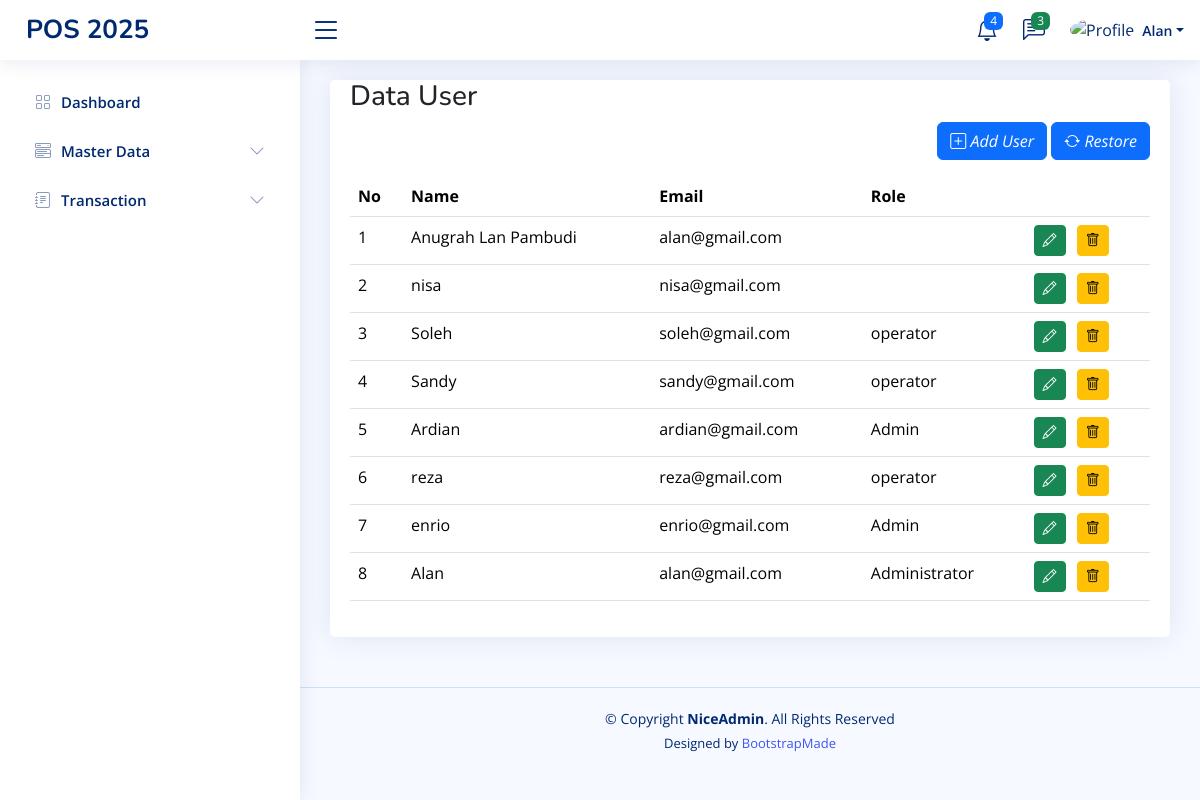
Page /home.php?page=user (signed in) on the committed database.
### tables this page shows
CREATE TABLE `users` (
  `id` int(11) NOT NULL,
  `name` varchar(100) DEFAULT NULL,
  `email` varchar(255) DEFAULT NULL,
  `password` varchar(100) DEFAULT NULL,
  `created_at` timestamp NOT NULL DEFAULT current_timestamp(),
  `updated_at` timestamp NOT NULL DEFAULT current_timestamp() ON UPDATE current_timestamp(),
  `role_id` int(11) DEFAULT NULL,
  `deleted_at` datetime DEFAULT NULL
);

CREATE TABLE `roles` (
  `id` int(11) NOT NULL,
  `name` varchar(30) DEFAULT NULL,
  `created_at` timestamp NOT NULL DEFAULT current_timestamp(),
  `updated_at` timestamp NOT NULL DEFAULT current_timestamp() ON UPDATE current_timestamp()
);

### pages/user.php (the view, shortened to what this page needs)
<?php
$query = mysqli_query(
    $koneksi,
    "SELECT r.name AS role_name, u.*
FROM users u LEFT JOIN roles r ON r.id = u.role_id WHERE deleted_at IS NULL ORDER BY u.id DESC",
);
$users = mysqli_fetch_all($query, MYSQLI_ASSOC);
?>
<div class="row">
    <div class="col-sm-12">
        <div class="card">
            <div class="card-body">
                <h3 class="card-tittle">Data User</h3>
                <div class="mb-3" align="right">
                    <a href="?page=tambah-user" class="btn btn-primary">
                        <i class="bi bi-plus-square"> Add User</i>
                    </a>
                     <a href="?page=user-restore" class="btn btn-primary">
                        <i class="bi bi-arrow-repeat"> Restore</i>
                    </a>
                </div>
                <table class="table" table-bordered table-striped>
                    <thead>
                        <tr>
                            <th>No</th>
                            <th>Name</th>
                            <th>Email</th>
                            <th>Role</th>
                            <th></th>
                        </tr>
                    </thead>
                    <tbody>
                        <?php foreach($users as $key => $value): ?>
                        <tr>
                            <td><?php echo $key += 1; ?></td>
                            <td><?php echo $value['name']; ?></td>
                            <td><?php echo $value['email']; ?></td>
                            <td><?php echo $value['role_name']; ?></td>
                            <td>
                                <a class="btn btn-success btn-sm" href="?page=tambah-user&edit=<?php echo $value['id']; ?>"
                                    style="margin-right: 2px;">
                                    <i class="bi bi-pencil"></i>
                                </a>
                                <a class="btn btn-warning btn-sm"
                                    onclick="return confirm('Are you sure you want to delete this data?')"
                                    href="?page=user&delete=<?php echo $value['id']; ?>" style="margin-left: 5px;">
                                    <i class="bi bi-trash"></i>
                                </a>
                            </td>
                        </tr>
                        <?php endforeach?>
                    </tbody>
                </table>
            </div>
        </div>
    </div>
</div>

### home.php (shortened to what this page needs)
<!DOCTYPE html>
<html lang="en">
<head>
    <link href="assets/vendor/bootstrap/css/bootstrap.min.css" rel="stylesheet">
    <link href="assets/vendor/bootstrap-icons/bootstrap-icons.css" rel="stylesheet">
    <link href="assets/vendor/boxicons/css/boxicons.min.css" rel="stylesheet">
    <link href="assets/vendor/quill/quill.snow.css" rel="stylesheet">
    <link href="assets/vendor/quill/quill.bubble.css" rel="stylesheet">
    <link href="assets/vendor/remixicon/remixicon.css" rel="stylesheet">
    <link href="assets/vendor/simple-datatables/style.css" rel="stylesheet">
    <link href="assets/css/style.css" rel="stylesheet">
</head>
<body>
    <?php include 'inc/header.php'; ?>
    <?php include 'inc/sidebar.php'; ?>
    <main id="main" class="main">
        <?php
        if (isset($_GET['page'])) {
            if (file_exists('pages/' . $_GET['page'] . '.php')) {
                include 'pages/' . $_GET['page'] . '.php';
            }else{
                echo "<h1>404notfound</h1>";
            }
        } else {
            include 'pages/dashboard.php';
        }
        ?>
    </main>
    <footer id="footer" class="footer">
        <div class="copyright">
            &copy; Copyright <strong><span>NiceAdmin</span></strong>. All Rights Reserved
        </div>
        <div class="credits">
            Designed by <a href="https://bootstrapmade.com/">BootstrapMade</a>
        </div>
    </footer>
</body>
</html>

### inc/header.php (shortened to what this page needs)
<header id="header" class="header fixed-top d-flex align-items-center">
    <div class="d-flex align-items-center justify-content-between">
      <a href="?page=dashboard" class="logo d-flex align-items-center">
        <span class="d-none d-lg-block">POS 2025</span>
      </a>
      <i class="bi bi-list toggle-sidebar-btn"></i>
    </div>
    <nav class="header-nav ms-auto">
      <ul class="d-flex align-items-center">
        <li class="nav-item dropdown">
          <a class="nav-link nav-icon" href="#" data-bs-toggle="dropdown">
            <i class="bi bi-bell"></i>
            <span class="badge bg-primary badge-number">4</span>
          </a>
        </li>
        <li class="nav-item dropdown">
          <a class="nav-link nav-icon" href="#" data-bs-toggle="dropdown">
            <i class="bi bi-chat-left-text"></i>
            <span class="badge bg-success badge-number">3</span>
          </a>
        </li>
        <li class="nav-item dropdown pe-3">
          <a class="nav-link nav-profile d-flex align-items-center pe-0" href="#" data-bs-toggle="dropdown">
            <img src="assets/img/profile-img.jpg" alt="Profile" class="rounded-circle">
            <span class="d-none d-md-block dropdown-toggle ps-2"><?php echo $_SESSION['NAME']?? ''?></span>
          </a>
        </li>
      </ul>
    </nav>
  </header>

### inc/sidebar.php (shortened to what this page needs)
<aside id="sidebar" class="sidebar">
    <ul class="sidebar-nav" id="sidebar-nav">
        <li class="nav-item">
            <a class="nav-link collapsed" href="?page=dashboard">
                <i class="bi bi-grid"></i>
                <span>Dashboard</span>
            </a>
        </li>
        <li class="nav-item">
            <a class="nav-link collapsed" data-bs-target="#components-nav" data-bs-toggle="collapse" href="#">
                <i class="bi bi-menu-button-wide"></i><span>Master Data</span><i class="bi bi-chevron-down ms-auto"></i>
            </a>
        </li>
        <li class="nav-item">
            <a class="nav-link collapsed" data-bs-target="#forms-nav" data-bs-toggle="collapse" href="#">
                <i class="bi bi-journal-text"></i><span>Transaction</span><i class="bi bi-chevron-down ms-auto"></i>
            </a>
        </li>
    </ul>
</aside>

### assets/css/style.css (style rules this page uses)
:root { scroll-behavior: smooth; }
body { font-family: "Open Sans", sans-serif; background: #f6f9ff; color: #444444; }
a { color: #4154f1; text-decoration: none; }
h1, h2, h3, h4, h5, h6 { font-family: "Nunito", sans-serif; }
#main { margin-top: 60px; padding: 20px 30px; transition: all 0.3s; }
.card { margin-bottom: 30px; border: none; border-radius: 5px; box-shadow: 0px 0 30px rgba(1, 41, 112, 0.1); }
.card-body { padding: 0 20px 20px 20px; }
.logo { line-height: 1; }
@media (min-width: 1200px) { .logo { width: 280px; } }
.logo span { font-size: 26px; font-weight: 700; color: #012970; font-family: "Nunito", sans-serif; }
.header { transition: all 0.5s; z-index: 997; height: 60px; box-shadow: 0px 2px 20px rgba(1, 41, 112, 0.1); background-color: #fff; padding-left: 20px; }
.header .toggle-sidebar-btn { font-size: 32px; padding-left: 10px; cursor: pointer; color: #012970; }
.header-nav ul { list-style: none; }
.header-nav>ul { margin: 0; padding: 0; }
.header-nav .nav-icon { font-size: 22px; color: #012970; margin-right: 25px; position: relative; }
.header-nav .nav-profile { color: #012970; }
.header-nav .nav-profile img { max-height: 36px; }
.header-nav .nav-profile span { font-size: 14px; font-weight: 600; }
.header-nav .badge-number { position: absolute; inset: -2px -5px auto auto; font-weight: normal; font-size: 12px; padding: 3px 6px; }
.sidebar { position: fixed; top: 60px; left: 0; bottom: 0; width: 300px; z-index: 996; transition: all 0.3s; padding: 20px; overflow-y: auto; scrollbar-width: thin; scrollbar-color: #aab7cf transparent; box-shadow: 0px 0px 20px rgba(1, 41, 112, 0.1); background-color: #fff; }
@media (min-width: 1200px) { #main, #footer { margin-left: 300px; } }
.sidebar-nav { padding: 0; margin: 0; list-style: none; }
.sidebar-nav li { padding: 0; margin: 0; list-style: none; }
.sidebar-nav .nav-item { margin-bottom: 5px; }
.sidebar-nav .nav-link { display: flex; align-items: center; font-size: 15px; font-weight: 600; color: #4154f1; transition: 0.3; background: #f6f9ff; padding: 10px 15px; border-radius: 4px; }
.sidebar-nav .nav-link i { font-size: 16px; margin-right: 10px; color: #4154f1; }
.sidebar-nav .nav-link.collapsed { color: #012970; background: #fff; }
.sidebar-nav .nav-link.collapsed i { color: #899bbd; }
.sidebar-nav .nav-link .bi-chevron-down { margin-right: 0; transition: transform 0.2s ease-in-out; }
.footer { padding: 20px 0; font-size: 14px; transition: all 0.3s; border-top: 1px solid #cddfff; }
.footer .copyright { text-align: center; color: #012970; }
.footer .credits { padding-top: 5px; text-align: center; font-size: 13px; color: #012970; }

### rows in the picture
users: key "1", name "Anugrah Lan Pambudi", email "alan@gmail.com"
users: key "2", name "nisa", email "nisa@gmail.com"
users: key "3", name "Soleh", email "soleh@gmail.com", role.name "operator"
users: key "4", name "Sandy", email "sandy@gmail.com", role.name "operator"
users: key "5", name "Ardian", email "ardian@gmail.com", role.name "Admin"
users: key "6", name "reza", email "reza@gmail.com", role.name "operator"
users: key "7", name "enrio", email "enrio@gmail.com", role.name "Admin"
users: key "8", name "Alan", email "alan@gmail.com", role.name "Administrator"

### other values in the picture
$_SESSION['NAME'] "Alan"
